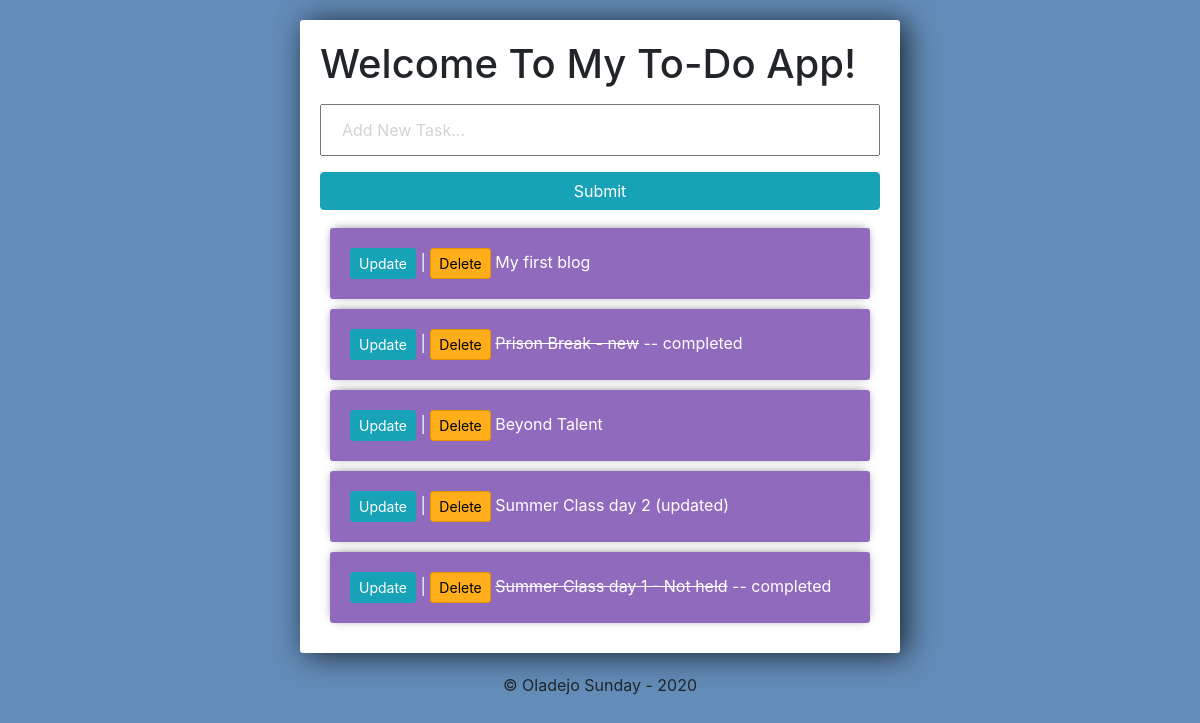
Before: / with the older database file.
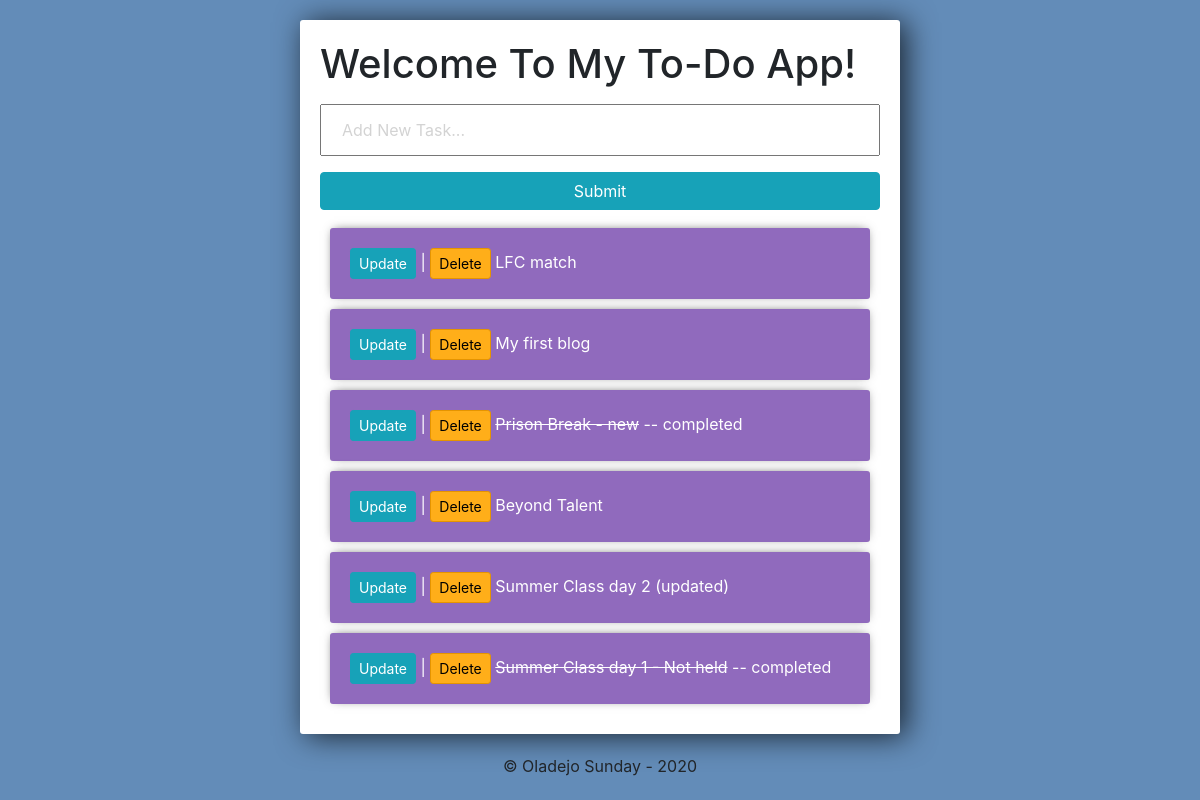
After: the same page with the newer database file.
### tasks/models.py (models this page shows)
class Task(models.Model):
	title = models.CharField(max_length=200)
	complete = models.BooleanField(default=False)
	created = models.DateTimeField(auto_now_add=True)
	def __str__(self):
		return self.title

### tasks/views.py (the view)
# urls.py: path('', index, name='index'),
def index(request):
	tasks = Task.objects.all().order_by("-created")
	form = TaskForm()
	if request.method == 'POST':
		form = TaskForm(request.POST)
		if form.is_valid():
			form.save()
		return redirect('/')
	context = {'tasks':tasks, 'form':form}
	return render(request, 'tasks/list.html', context)

### tasks/forms.py
class TaskForm(forms.ModelForm):
	title = forms.CharField(widget=forms.TextInput(attrs={'placeholder':'Add New Task...'}))
	class Meta:
		model = Task
		fields = '__all__'

### tasks/templates/tasks/list.html (shortened to what this page needs)
{% extends 'tasks/base.html' %}
{% load static %}
{% block content %}
<div class="center-column">
	<h1>Welcome To My To-Do App!</h1>
	<form method="POST" action="/">
		{{form.title}}
		<input class="btn btn-info" type="submit" name="Create Task" />
	</form>
	<div class="todo-list">
		{% for task in tasks %}
		<div class="item-row">
			<a class="btn btn-sm btn-info" href="{% url 'tasks:update' task.id %}">
				Update
			</a> |
			<a class="btn btn-sm btn-danger" href="{% url 'tasks:delete' task.id %}">
				Delete
			</a>
			{% if task.complete == True %}
				<strike>{{task}}</strike> -- completed
			{% else %}
				<span>{{task}}</span>
			{% endif %}
		</div>
		{% endfor %}
	</div>
</div>
{% endblock %}

### tasks/templates/tasks/base.html (shortened to what this page needs)
<!DOCTYPE html>
{% load static %}
<html>
<head>
	<link rel="stylesheet" type="text/css" href="{% static 'css/bootstrap.css' %}">
	<link rel="stylesheet" type="text/css" href="{% static 'css/bootstrap.min.css' %}">
	<link rel="stylesheet" type="text/css" href="{% static 'css/bootstrap-grid.css' %}">
	<link rel="stylesheet" type="text/css" href="{% static 'css/mystyle.css' %}">
</head>
<body>
	<div class="container">
		{% block content %}
		{% endblock %}
	</div>
	<div class="footer">
		<p class="text-center">&copy; Oladejo Sunday - 2020</p>
	</div>
</body>
</html>

### tasks/static/css/mystyle.css (style rules this page uses)
body { background-color: #638cb8; }
input { width: 100%; padding: 12px 20px; margin: 8px 0; box-sizing: border-box; }
input::placeholder { color: #d3d3d3; }
.center-column { width: 600px; margin: 20px auto; padding: 20px; background-color: #fff; border-radius: 3px; box-shadow: 6px 2px 30px 0px rgba(0,0,0,0.75) }
.item-row { background-color: #906abd; margin: 10px; padding: 20px; border-radius: 3px; color: #fff; font-size: 16px; box-shadow: 0px -1px 10px -4px rgba(0,0,0,0.75); }
.btn-danger { background-color: #ffae19; border-color: #e59400; color: #000; }

Changed rows visible on the page:
added Task: title "LFC match"
